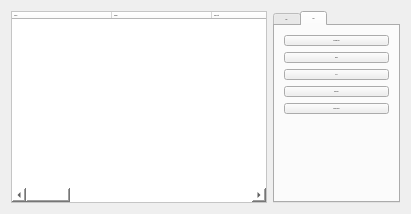
        <widget class="QWidget" name="pg_Tabela">
         <layout class="QGridLayout" name="gridLayout_4">
          <item row="0" column="0">
           <widget class="QTreeWidget" name="treeWidget">
            <property name="font">
             <font>
              <family>Arial,sans-serif</family>
              <pointsize>-1</pointsize>
             </font>
            </property>
            <property name="styleSheet">
             <string notr="true">
background-color: rgb(255, 255, 255);</string>
            </property>
            <column>
             <property name="text">
              <string>INDICE</string>
             </property>
            </column>
            <column>
             <property name="text">
              <string>ORDEM</string>
             </property>
            </column>
            <column>
             <property name="text">
              <string>OPERAÇÃO</string>
             </property>
            </column>
            <column>
             <property name="text">
              <string>ITEM</string>
             </property>
            </column>
            <column>
             <property name="text">
              <string>PART-NUMBER</string>
             </property>
            </column>
            <column>
             <property name="text">
              <string>QUANTIDADE SOLICITADA</string>
             </property>
            </column>
            <column>
             <property name="text">
              <string>QUANTIDADE RECEBIDA CDP</string>
             </property>
            </column>
            <column>
             <property name="text">
              <string>QUANTIDADE CONFERIDA</string>
             </property>
            </column>
            <column>
             <property name="text">
              <string>QUANTIDADE ENTREGUE PARA REFORMA</string>
             </property>
            </column>
            <column>
             <property name="text">
              <string>COLABORADOR RESPÓNSAVEL</string>
             </property>
            </column>
            <column>
             <property name="text">
              <string>STATUS</string>
             </property>
            </column>
            <column>
             <property name="text">
              <string>COMENTÁRIO</string>
             </property>
            </column>
            <column>
             <property name="text">
              <string>CONFERÊNTE</string>
             </property>
            </column>
           </widget>
          </item>
          <item row="0" column="1">
           <widget class="QTabWidget" name="tabWidget">
            <property name="sizePolicy">
             <sizepolicy hsizetype="Fixed" vsizetype="Expanding">
              <horstretch>0</horstretch>
              <verstretch>0</verstretch>
             </sizepolicy>
            </property>
            <property name="font">
             <font>
              <family>Arial,sans-serif</family>
              <pointsize>-1</pointsize>
             </font>
            </property>
            <property name="styleSheet">
             <string notr="true"/>
            </property>
            <property name="currentIndex">
             <number>1</number>
            </property>
            <widget class="QWidget" name="tab">
             <attribute name="title">
              <string>Tab 1</string>
             </attribute>
            </widget>
            <widget class="QWidget" name="tab_2">
             <attribute name="title">
              <string>Tab 2</string>
             </attribute>
             <layout class="QGridLayout" name="gridLayout_2">
              <item row="0" column="0">
               <widget class="QPushButton" name="pushButton_6">
                <property name="text">
                 <string>CONFERÊNCIA</string>
                </property>
               </widget>
              </item>
              <item row="1" column="0">
               <widget class="QPushButton" name="pushButton_7">
                <property name="text">
                 <string>ZERAR</string>
                </property>
               </widget>
              </item>
              <item row="2" column="0">
               <widget class="QPushButton" name="DVO">
                <property name="text">
                 <string>DVO</string>
                </property>
               </widget>
              </item>
              <item row="3" column="0">
               <widget class="QPushButton" name="pushButton_9">
                <property name="text">
                 <string>RETIRADA</string>
                </property>
               </widget>
              </item>
              <item row="4" column="0">
               <widget class="QPushButton" name="pushButton_10">
                <property name="text">
                 <string>COMENTARIO</string>
                </property>
               </widget>
              </item>
              <item row="5" column="0">
               <spacer name="verticalSpacer">
                <property name="orientation">
                 <enum>Qt::Vertical</enum>
                </property>
                <property name="sizeHint" stdset="0">
                 <size>
                  <width>20</width>
                  <height>40</height>
                 </size>
                </property>
               </spacer>
              </item>
             </layout>
            </widget>
           </widget>
          </item>
         </layout>
        </widget>
